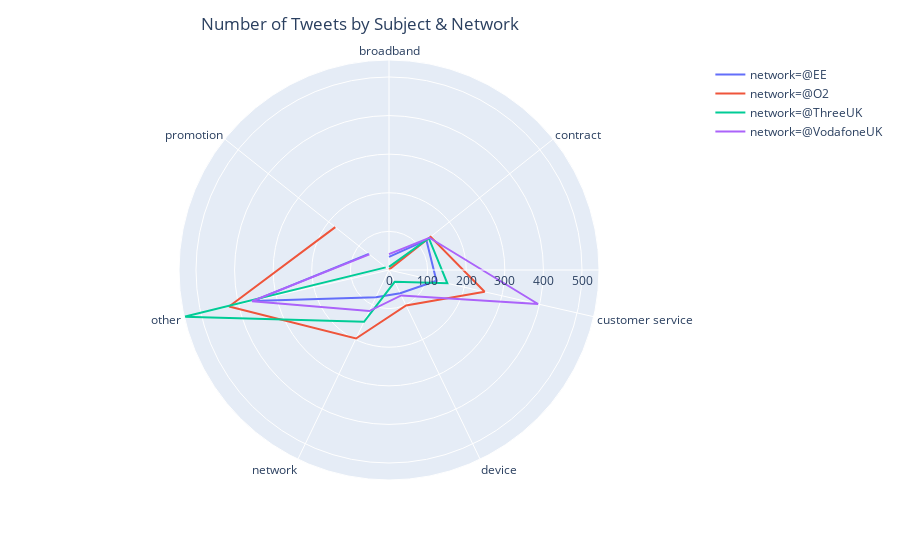

The code cell stored with this chart in its notebook:
### Markdown cell above
Next, the distribution of tweets by subject is scrutinised.  For this task, a radial plot is chosen.  The plotly library is best suited to this task.

### Code cell
## Group data by the number of tweets per subject and network
subject_df = df.groupby(['subject','network'], as_index=False).count()

## Use plotly to create a raidal (polar) plot 
fig = px.line_polar(subject_df, theta='subject', r='datetime', color='network')

## Add a title to the plot
fig.update_layout(title={'text':'Number of Tweets by Subject & Network', 
                         'x':0.4,'xanchor':'center'})
fig.show()

### Figure 1 — Plotly figure (JSON) as saved in the notebook; plotly's stock layout.template omitted (floating-point values rounded to 4 significant figures)
{"data": [{"hoverlabel": {"namelength": 0}, "hovertemplate": "network=@EE<br>datetime=%{r}<br>subject=%{theta}", "legendgroup": "network=@EE", "line": {"color": "#636efa", "dash": "solid"}, "mode": "lines", "name": "network=@EE", "r": [34, 124, 126, 67, 78, 362, 67], "showlegend": true, "subplot": "polar", "theta": ["broadband", "contract", "customer service", "device", "network", "other", "promotion"], "type": "scatterpolar"}, {"hoverlabel": {"namelength": 0}, "hovertemplate": "network=@O2<br>datetime=%{r}<br>subject=%{theta}", "legendgroup": "network=@O2", "line": {"color": "#EF553B", "dash": "solid"}, "mode": "lines", "name": "network=@O2", "r": [1, 138, 254, 102, 197, 425, 178], "showlegend": true, "subplot": "polar", "theta": ["broadband", "contract", "customer service", "device", "network", "other", "promotion"], "type": "scatterpolar"}, {"hoverlabel": {"namelength": 0}, "hovertemplate": "network=@ThreeUK<br>datetime=%{r}<br>subject=%{theta}", "legendgroup": "network=@ThreeUK", "line": {"color": "#00cc96", "dash": "solid"}, "mode": "lines", "name": "network=@ThreeUK", "r": [8, 132, 155, 34, 149, 544, 11], "showlegend": true, "subplot": "polar", "theta": ["broadband", "contract", "customer service", "device", "network", "other", "promotion"], "type": "scatterpolar"}, {"hoverlabel": {"namelength": 0}, "hovertemplate": "network=@VodafoneUK<br>datetime=%{r}<br>subject=%{theta}", "legendgroup": "network=@VodafoneUK", "line": {"color": "#ab63fa", "dash": "solid"}, "mode": "lines", "name": "network=@VodafoneUK", "r": [41, 134, 396, 73, 118, 364, 65], "showlegend": true, "subplot": "polar", "theta": ["broadband", "contract", "customer service", "device", "network", "other", "promotion"], "type": "scatterpolar"}], "layout": {"legend": {"tracegroupgap": 0}, "margin": {"t": 60}, "polar": {"angularaxis": {"direction": "clockwise", "rotation": 90}, "domain": {"x": [0, 1], "y": [0, 1]}}, "title": {"text": "Number of Tweets by Subject & Network", "x": 0.4, "xanchor": "center"}}}
